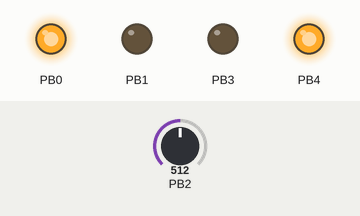
Recording of a program running on a simulated ATtiny85, built with avr-gcc and emulated at 1 MHz. Shown: output pins drawn as LEDs (lit = HIGH). The inputs (shaded band) are chosen by the test bench; at power-on: PB2 = 512. Sleep ends after the set time or at an interrupt.

Above: at 0.1 s.
At 5.9 s:
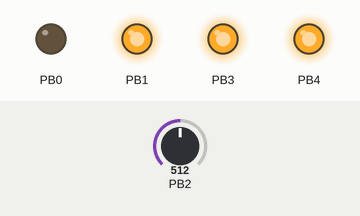
At 9.64 s:
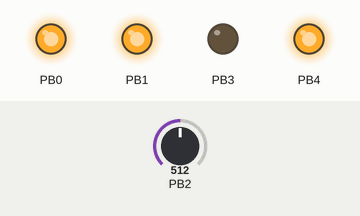
At 12.8 s:
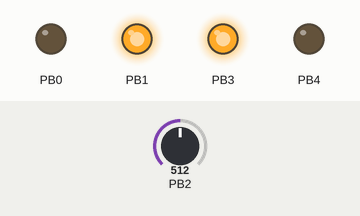
Timing chart, 0 to 40.0 s (numbered marks = the images above):
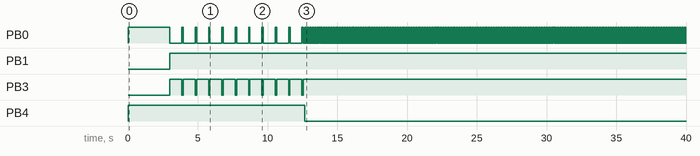

The program:

main.cpp
```cpp
/*
 * BBD Proto #1 - EM Field Color Led (2015-12-12 - 2016-01-19)
 * main.cpp
 *
 * Created:		2015-12-12
 * Author:		Andras Fuchs (andras.fuchs@gmail.com)
 * Controller:	Atmel ATtiny85
 * Pinout:		1 - NC						8 - Vcc
 *				2 - PB3 - LED red			7 - ADC1 - sensor (ADC input)
 *				3 - PB4 - LED green			6 - PB1 - LED blue
 *				4 - GND						8 - PB0 - LED power
 * Description:
 *				The device detects the changes in the electro-magnetic field in the environment and changes the color of the LED accordingly.
 *				After startup it waits a few seconds (LED continuous red), and then it starts to sample the environment (LED blinking red).
 *				After the sampling finished it saves the average value of the field, and compares it to the current value:
 *				If the value is similar to the initial value the LED is green
 *				If the value is smaller (negative delta) than the initial value the LED is blue
 *				If the value is higher (positive delta) than the initial value the LED is red
 * Changelog:
 */

#define F_CPU 1000000 // ATtiny85's internal clock runs at 1.0 Mhz

#include <avr/io.h>
#include <avr/interrupt.h>
#include <avr/sleep.h>
#include <util/delay.h>

double arrayAvg(double array[], int count);
void setLedPorts(int counter, int ledPower, int ledR, int ledG, int ledB);
int  set_PORTB_bit(int position, int value);
void spectral_color(double &r,double &g,double &b,double l);
void adc_init(uint8_t ch);
uint16_t adc_read();
void adc_read_async();
void error_blink(int counter);

const int avgSamplesCountShort = 5;
const int avgSamplesCountLong = 100;		// ~5 seconds


double adcValuesShort[avgSamplesCountShort];
double adcValuesLong[avgSamplesCountLong];

int ledPower = 50;	// 0 - 255
int ledR = 255;
int ledG = 0;
int ledB = 0;

int i = 0;
double adcValueAvgLong = 0.0;
double adcValueAvg = 0.0;
double adcValue = 0;


int main(void)
{
	int counter = 0;

	// Set Port Bs as outputs (binary 1) or as inputs (binary 0)
	// PORTB bit 0 = physical pin #5 on the ATTINY85 - LED POWER
	// PORTB bit 1 = physical pin #6 on the ATTINY85 - LED BLUE
	// PORTB bit 3 = physical pin #2 on the ATTINY85 - LED RED
	// PORTB bit 4 = physical pin #3 on the ATTINY85 - LED GREEN
	DDRB = 0b00011011;

	double r, g, b;
	double l = 400.0;


	setLedPorts(128, 255, 255, 0, 255);
	_delay_ms(3000);


	// Enable Noise Reduction Sleep Mode
	set_sleep_mode( SLEEP_MODE_ADC );
	sleep_enable();

	sei(); // enable global interrupts

	adc_init(1);

	// Set up a forever loop
	while (1)
	{
		// version A: easy to read, but causes flicker
		//counter = (counter+1) % (120*256);

		// version B: looks more complicated but does not flicker
		counter = (counter+1);
		while (counter >= (120*256))
		{
			counter = counter - (120*256);
		}


		if ((counter%256) == 0)
		{
			adc_read_async();
			sleep_cpu();
		}

		if (i <= avgSamplesCountLong)
		{
			setLedPorts(counter, 0, 0, 0, 0);
		} else
		{
			setLedPorts(counter, ledPower, ledR, ledG, ledB);
		}
	}

	return 1;
}

double arrayAvg(double array[], int count)
{
	double avg = 0.0;

	for (int j=0; j<count; j++)
	{
		avg = avg + array[j];
	}
	avg = avg / count;

	return avg;
}

void setLedPorts(int counter, int ledPower, int ledR, int ledG, int ledB)
{
	counter = counter % 256;

	if (counter <= ledPower)
	{
		set_PORTB_bit(0,1);
	}
	else
	{
		set_PORTB_bit(0,0);
	}


	if (counter >= ledR)
	{
		// turn RED led off
		set_PORTB_bit(3,1);
	}
	else
	{
		// turn RED led on
		set_PORTB_bit(3,0);
	}

	if (counter >= ledG)
	{
		set_PORTB_bit(4,1);
	}
	else
	{
		set_PORTB_bit(4,0);
	}

	if (counter >= ledB)
	{
		set_PORTB_bit(1,1);
	}
	else
	{
		set_PORTB_bit(1,0);
	}
}

int set_PORTB_bit(int position, int value)
{
	// Sets or clears the bit in position 'position'
	// either high or low (1 or 0) to match 'value'.
	// Leaves all other bits in PORTB unchanged.

	if (value == 0)
	{
		PORTB &= ~(1 << position);      // Set bit position low
	}
	else
	{
		PORTB |= (1 << position);       // Set high, leave others alone
	}

	return 1;
}

void spectral_color(double &r,double &g,double &b,double l) // RGB <0,1> <- lambda l <400,700> [nm]
{
	double t;  r=0.0; g=0.0; b=0.0;
	if ((l>=400.0)&&(l<410.0)) { t=(l-400.0)/(410.0-400.0); r=    +(0.33*t)-(0.20*t*t); }
	else if ((l>=410.0)&&(l<475.0)) { t=(l-410.0)/(475.0-410.0); r=0.14         -(0.13*t*t); }
	else if ((l>=545.0)&&(l<595.0)) { t=(l-545.0)/(595.0-545.0); r=    +(1.98*t)-(     t*t); }
	else if ((l>=595.0)&&(l<650.0)) { t=(l-595.0)/(650.0-595.0); r=0.98+(0.06*t)-(0.40*t*t); }
	else if ((l>=650.0)&&(l<700.0)) { t=(l-650.0)/(700.0-650.0); r=0.65-(0.84*t)+(0.20*t*t); }
	if ((l>=415.0)&&(l<475.0)) { t=(l-415.0)/(475.0-415.0); g=             +(0.80*t*t); }
	else if ((l>=475.0)&&(l<590.0)) { t=(l-475.0)/(590.0-475.0); g=0.8 +(0.76*t)-(0.80*t*t); }
	else if ((l>=585.0)&&(l<639.0)) { t=(l-585.0)/(639.0-585.0); g=0.84-(0.84*t)           ; }
	if ((l>=400.0)&&(l<475.0)) { t=(l-400.0)/(475.0-400.0); b=    +(2.20*t)-(1.50*t*t); }
	else if ((l>=475.0)&&(l<560.0)) { t=(l-475.0)/(560.0-475.0); b=0.7 -(     t)+(0.30*t*t); }
}

void adc_init(uint8_t ch)
{
	// A: VCC used as Voltage Reference, disconnected from PB0 (AREF).
	int ref = (0<<REFS1)|(0<<REFS0);

	// B: 1.1V is used as Voltage Reference, disconnected from PB0 (AREF).
	//int ref =  (0<<REFS2)|(1<<REFS1)|(0<<REFS0);

	// select the corresponding channel 0~7
	// ANDing with  7? will always keep the value
	// of  ch  between 0 and 7
	ch &= 0b00000111;  // AND operation with 7
	ADMUX = (ref & 0xF8)|ch; // clears the bottom 3 bits before ORing

	// ADC Enable, do not start conversion, enable ADC interrupt, prescaler of 128
	// 10.0 Mhz/128 = 625kHz (48kSPS)
	ADCSRA = (1<<ADEN)|(0<<ADSC)|(1 << ADIE)|(1<<ADPS2)|(1<<ADPS1)|(1<<ADPS0);
}

uint16_t adc_read()
{
	// start single conversion
	// write '1' to ADSC
	ADCSRA |= (1<<ADSC);

	// wait for conversion to complete
	// ADSC becomes '0' again
	// till then, run loop continuously
	while(ADCSRA & (1<<ADSC));

	return (ADC);
}

void adc_read_async()
{
	// start single conversion
	// write '1' to ADSC
	ADCSRA |= (1<<ADSC);
}

ISR(ADC_vect)
{
	i = (i+1);

	double adcValue = ((double)ADC) / 1024.0;

	// short average
	adcValuesShort[i % avgSamplesCountShort] = adcValue;
	double adcValueAvgShort = arrayAvg(adcValuesShort, avgSamplesCountShort);

	// long average
	if (i <= avgSamplesCountLong)
	{
		if (i%10 == 0)
		{
			setLedPorts(i, 255, 255, 0, 0);
			_delay_ms(100);
			setLedPorts(i, 0, 0, 0, 0);
		}

		adcValuesLong[i % avgSamplesCountLong] = adcValue;

		if (i == avgSamplesCountLong)
		{
			adcValueAvgLong = arrayAvg(adcValuesLong, avgSamplesCountLong);
		}
	}


	adcValueAvg = (adcValueAvgShort - adcValueAvgLong) + 0.5;
	//adcValueAvg = adcValueAvg + 0.005;

	if (adcValueAvg < 0.0)
	{
		adcValueAvg = 0.0;
	}
	if (adcValueAvg > 1.0)
	{
		adcValueAvg = 1.0;
	}


	// method 1: color spectrum
	//l = (adcValueAvg * 285.0) + 400.0;

	//l = l+1.0;
	//if (l > 700.0)
	//{
	//l = l - 300.0;
	//}


	//spectral_color(r, g, b, l);
	//ledR = (int)(r*256);
	//ledG = (int)(g*256);
	//ledB = (int)(b*256);

	//ledPower = (int)(100 * adcValueAvg);

	// method 2: green - neutral, red power - positive, blue power - negative delta
	if ((adcValueAvg > 0.4) && (adcValueAvg < 0.6))
	{
		ledR = 0;
		ledG = 255;
		ledB = 0;

		if (adcValueAvg < 0.5)
		{
			ledPower = (int)(1000 * (adcValueAvg - 0.4)) + 10;
		} else
		{
			ledPower = (int)(1000 * (0.6 - adcValueAvg)) + 10;
		}
	} else if (adcValueAvg <= 0.4)
	{
		ledR = 0;
		ledG = 0;
		ledB = 255;

		ledPower = (int)(256 * (0.4 - adcValueAvg)) + 10;
	} else if (adcValueAvg >= 0.6)
	{
		ledR = 255;
		ledG = 0;
		ledB = 0;

		ledPower = (int)(256 * (adcValueAvg - 0.6)) + 10;
	}
}

void error_blink(int counter)
{
	// error blink
	setLedPorts(counter, 255, 255, 0, 0);
	_delay_ms(500);

	setLedPorts(counter, 0, 0, 0, 0);
	_delay_ms(500);

	setLedPorts(counter, 255, 255, 0, 0);
	_delay_ms(500);

	setLedPorts(counter, 0, 0, 0, 0);
	_delay_ms(500);
}
```

Measured:
- by itself, PB0: goes HIGH 3.0 s, 10 × (LOW 0.86 s, HIGH 0.10 s), LOW 0.10 s, 309 × (HIGH 0.04 s, LOW 0.05 s), HIGH 0.04 s, then LOW
- by itself, PB1: LOW → HIGH at 3.0 s
- by itself, PB3: LOW → HIGH at 3.0 s, → LOW 0.86 s later, → HIGH 0.10 s later, → LOW 0.86 s later, … (21 changes in this stretch)
- by itself, PB4: LOW → HIGH at 0.00 s, → LOW 12.7 s later
